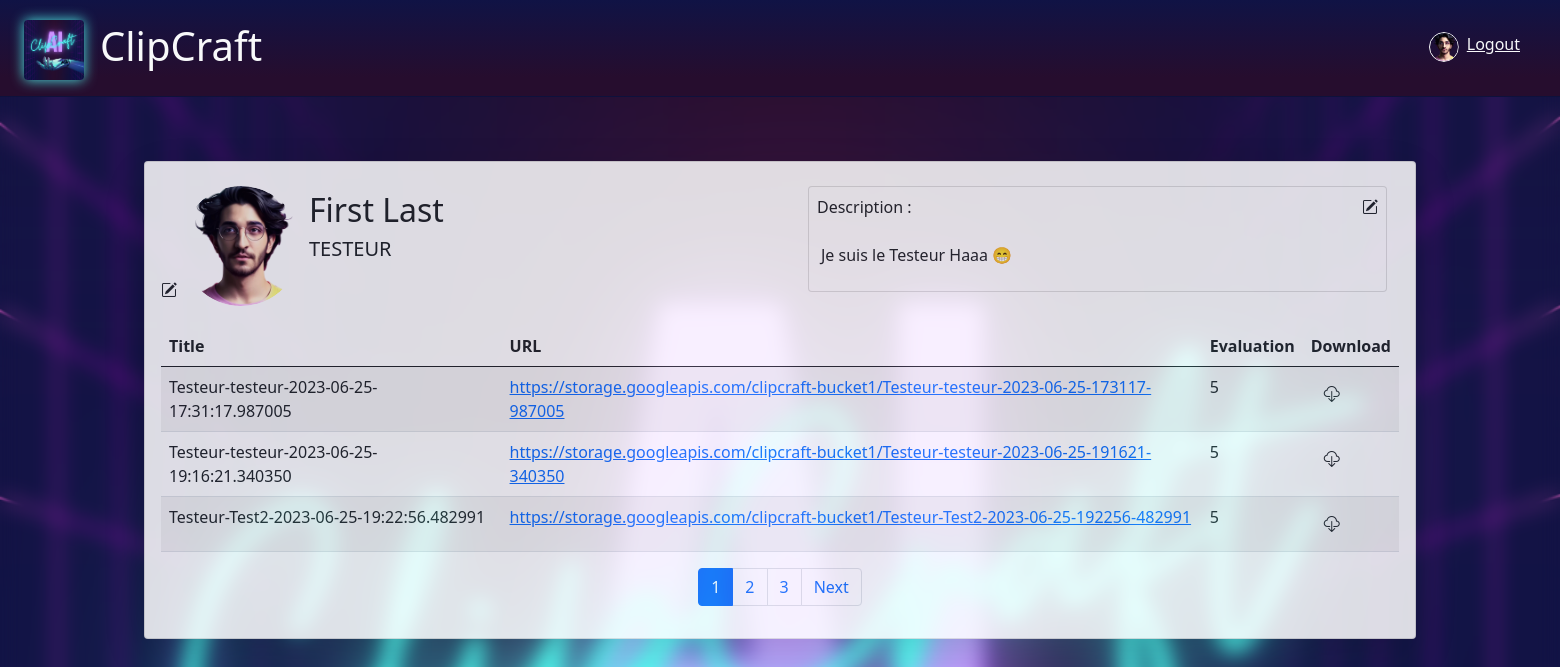
The app's page /profile/ (signed in) with its own data.
### craftapp/models.py (models this page shows, shortened)
class Profile(models.Model):
    user = models.OneToOneField(User, on_delete=models.CASCADE)
    first_name = models.CharField(max_length=30)
    last_name = models.CharField(max_length=30)
    picture = models.ImageField(default="media/static/assets/placeholder.jpg", upload_to='media/images/profile_picture/')
    description = models.CharField(max_length=1000)
    videos = models.ManyToManyField('Video')

class Video(models.Model):
    title = models.CharField(max_length=100)
    text = models.CharField(max_length=3000)
    avatar = models.ImageField()
    uploaded_at = models.DateTimeField(auto_now_add=True)
    evaluation = models.IntegerField(blank=True, null=True, default=5)
    url = models.URLField(null=False)

### craftapp/views.py (the view, shortened to what this page needs)
# urls.py: path('profile/', ProfileView.as_view(), name="profile"),
class ProfileView(LoginRequiredMixin, TemplateView):
    template_name = 'craftapp/profile.html'
    paginate_by = 3  # Nombre de vidéos par page
    def get_context_data(self, **kwargs):
        context = super().get_context_data(**kwargs)
        videos = self.request.user.profile.videos.all()  # Récupère les vidéos du profil de l'utilisateur connecté
        paginator = Paginator(videos, self.paginate_by)
        page_number = self.request.GET.get('page')
        page_obj = paginator.get_page(page_number)
        context['page_obj'] = page_obj
        return context

### craftapp/templates/craftapp/profile.html (shortened to what this page needs)
{% extends 'craftapp/base.html' %}
{% load i18n %}
{% load static %}
{% block styles %}
{{ block.super }}
<link href="{% static 'css/profile.css' %}" rel="stylesheet">
{% endblock %}
{% block header %}<a href="{% url 'home' %}" class="link-light text-decoration-none">ClipCraft</a>{% endblock %}
{% block login %}
    {% if user.is_authenticated %}
    <a class="text-light" href="{% url 'profile' %}">
        <img src="{{ request.user.profile.picture.url }}" class="rounded-circle float-start img-fluid mx-sm-2 border border-light" style="width: 30px; height: 30px; clip-path:ellipse(50% 50%);">
    </a>
    <a class="text-light" href="{% url 'logout' %}">{% trans "Logout" %}</a>
    {% endif %}
{% endblock %}
{% block content %}
<div class="container-fluid">
    <div class="row">
        <div class="col-sm-6 mt-sm-4">
            <div class="d-sm-flex flex-row bd-highlight mb-sm-3">
                <div class="d-flex justify-content-between bd-highlight" >
                    <div class="d-flex align-items-end m-1" data-bs-toggle="modal" data-bs-target="#exampleModal2"><i class="bi bi-pencil-square"></i></div>
                    <img src="{{ request.user.profile.picture.url }}" class="rounded-circle img-fluid" style="width: 120px; height: 120px; clip-path:ellipse(50% 50%);">
                </div>
                <div class="mx-2 bd-highlight">
                    <div class="fs-2">{{ request.user.first_name }} {{ user.last_name }}</div>
                    <div class="fs-5 text-uppercase">{{ request.user.username }}</div>
                </div>
            </div>
        </div>
        <div class="col-sm-6 mt-sm-4">
            <div class="card mb-sm-4 mx-sm-3">
                <div class="d-flex justify-content-between">
                    <div class="card-title p-2">{% trans "Description" %} :</div>
                    <div class="p-2" data-bs-toggle="modal" data-bs-target="#exampleModal"><i class="bi bi-pencil-square"></i></div>
                </div>
                <div class="card-body p-sm-2"><p class="mx-1">{{ request.user.profile.description }}</p></div>
            </div>
        </div>
    </div>
    <div class="pagination row m-1 mb-3">
        <table class="table table-striped table-hover">
            <thead>
                <tr>
                <th scope="col">{% trans "Title" %}</th>
                <th scope="col">{% trans "URL" %}</th>
                <th scope="col">{% trans "Evaluation" %}</th>
                <th scope="col">{% trans "Download" %}</th>
                </tr>
            </thead>
            <tbody>
                {% for video in page_obj %}
                <tr>
                    <td>{{ video.title }}</td>
                    <td><a href="{{ video.url }}">{{ video.url }}</a></td>
                    <td>{{ video.evaluation }}</td>
                    <td><a href="{{ video.url }}" download class="btn"><span class="bi bi-cloud-download"></span></a></td>
                </tr>
                {% endfor %}
            </tbody>
        </table>
        <nav aria-label="Page navigation example mt-2">
            <ul class="pagination justify-content-center">
                {% for num in page_obj.paginator.page_range %}
                  {% if page_obj.number == num %}
                    <li class="page-item active"><a class="page-link" href="?page={{ num }}">{{ num }}</a></li>
                  {% elif num < page_obj.number|add:"-2" or num > page_obj.number|add:"2" %}
                    {% if forloop.counter == 2 or forloop.revcounter == 2 %}
                      <li class="page-item disabled"><a class="page-link">...</a></li>
                    {% endif %}
                  {% else %}
                    <li class="page-item"><a class="page-link" href="?page={{ num }}">{{ num }}</a></li>
                  {% endif %}
                {% endfor %}
                {% if page_obj.has_next %}
                  <li class="page-item">
                    <a class="page-link" href="?page={{ page_obj.next_page_number }}">{% trans "Next" %}</a>
                  </li>
                {% endif %}
            </ul>
        </nav>
    </div>
</div>
{% endblock %}

### craftapp/templates/craftapp/base.html (shortened to what this page needs)
{% load i18n %}
{% load static %}
<!DOCTYPE html>
<html>
<head>
  {% block links_cdn %}
  <link href="https://cdn.jsdelivr.net/npm/bootstrap@5.0.2/dist/css/bootstrap.min.css" rel="stylesheet"
>
  <link rel="stylesheet" href="https://cdn.jsdelivr.net/npm/bootstrap-icons@1.5.0/font/bootstrap-icons.css">
  <link rel="stylesheet"
    href="https://cdnjs.cloudflare.com/ajax/libs/bootstrap-datepicker/1.9.0/css/bootstrap-datepicker.min.css"
 />
  <link rel="stylesheet" href="//code.jquery.com/ui/1.13.1/themes/base/jquery-ui.css">
  <link href="https://cdn.jsdelivr.net/npm/select2@4.1.0-rc.0/dist/css/select2.min.css" rel="stylesheet" />
  <link rel="stylesheet" href="https://rawgit.com/enyo/dropzone/master/dist/dropzone.css">
  <link rel="stylesheet" href="https://cdnjs.cloudflare.com/ajax/libs/cropperjs/2.0.0-alpha.1/cropper.min.css">
  {% endblock %}
  {% block styles %}
  <link href="{% static 'css/base.css' %}" rel="stylesheet">
  {% endblock %}
</head>
<body>
  <div class="card-header container-fluid rounded-0" id="header">
    <div class="d-flex justify-content-between">
      <div class="fs-1 d-flex flex-row  bd-highlight" id="title">
          <div class="p-2 bd-highlight">
            <img src="{% static 'assets/logo.png' %}" class="rounded" alt="ClipCraftLogo" height="60" width="60" id="logo">
          </div>
          <div class="p-2 bd-highlight d-none d-sm-block">
            {% block header %}
            {% endblock %}
          </div>
      </div>
      <div class="m-4">
        {% block login %}{% endblock %}
      </div>
    </div>
  </div>
  <div class="container p-sm-4" id="main">
    <div class="card shadow-lg bg-body rounded">
      <div class="card-sm-body">
        {% block content %}{% endblock %}
      </div>
    </div>
  </div>
</body>
</html>

### craftapp/static/css/base.css (style rules this page uses)
#logo { filter: drop-shadow(0 0 0.4rem #4cece6); }
#header { background: #101345; background: -moz-linear-gradient(top, #101345, #260d2e 80%); background: -webkit-linear-gradient(top, #101345, #260d2e 80%); background: -o-linear-gradient(top, #101345, #260d2e 80%); background: -ms-linear-gradient(top, #101345, #260d2e 80%); background: linear-gradient(top, #101345, #260d2e 8); }
#title { color: #C9EEEE; }
body { background-image: url('../assets/logo.png'); background-size: cover; background-repeat: no-repeat; backdrop-filter: blur(10px); height: 100vh; overflow-x: hidden; }
#main { position: absolute; top: 50%; left: 50%; transform: translate(-50%, -50%); opacity: 0.85; }

### records on screen
Video: title "Testeur-testeur-2023-06-25-17:31:17.987005", url "https://storage.googleapis.com/clipcraft-bucket1/Testeur-testeur-2023-06-25-173117-987005", evaluation "5"
Video: title "Testeur-testeur-2023-06-25-19:16:21.340350", url "https://storage.googleapis.com/clipcraft-bucket1/Testeur-testeur-2023-06-25-191621-340350", evaluation "5"
Video: title "Testeur-Test2-2023-06-25-19:22:56.482991", url "https://storage.googleapis.com/clipcraft-bucket1/Testeur-Test2-2023-06-25-192256-482991", evaluation "5"

### other values on screen
{{ request.user.first_name }} "First"
{{ user.last_name }} "Last"
{{ request.user.username }} "TESTEUR"
{{ request.user.profile.description }} "Je suis le Testeur Haaa 😁"
{{ num }} "1"
{{ num }} "2" "3"
